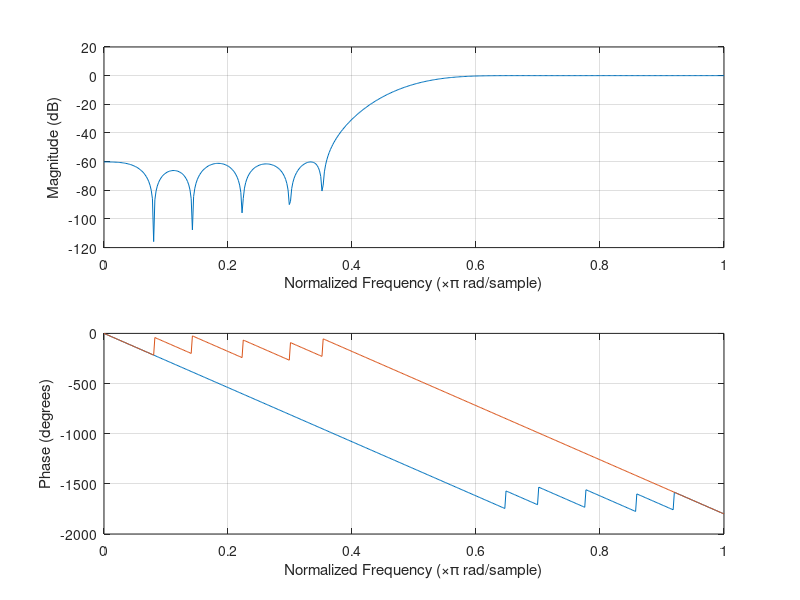

This chart was generated by the following MATLAB code: (Note: this script raises an error after producing the figure.)
clear all;

T=1; w = pi/100;
t=[0:T:1023];
xsig=cos(w*t/T) + 1.5*cos(3*w*t/T);
%%

H0 = [-1 0 3 0 -8 0 21 0 -45 0 91 0 -191 0 643 1024 643 0 -191 0 91 0 -45 0 21 0 -8 0 3 0 -1];
H0 = [H0; [2048 zeros(1,30)]];
H1 = H0; H1(1,16) = -1024;
figure;
freqz(H0(1,:),H0(2,:));
hold on;
freqz(H1(1,:),H1(2,:));
ysigs=polyphase_tx(xsig, H0, H1);

F0 = H0;
F1 = H1;
%F1(1,:) = -F1(1,:);
wsig = polyphase_rx(ysigs, F0, F1);

figure;
TZ = dfilt.parallel(dfilt.cascade(dfilt.df1(H0(1,:),H0(2,:)), dfilt.df1(F0(1,:),F0(2,:))), dfilt.cascade(dfilt.df1(H1(1,:),H1(2,:)), dfilt.df1(F1(1,:),F1(2,:))));
[p, q] = TZ.tf;
freqz(p,q*2);


%%
figure;

Lsig=length(xsig);
Lfft=2^ceil(log2(Lsig)+1);
Fmax=1;
Faxis=linspace(-Fmax,Fmax,Lfft);
Xsig=fftshift(fft(xsig,Lfft)) / Lsig;
plot(Faxis,abs(Xsig));
hold on;

Ysig1=fftshift(fft(ysigs(1,:),128))/length(ysigs(1,:));
plot(linspace(-Fmax,Fmax,128),abs(Ysig1)/1,'r--');
hold on;

Ysig2=fftshift(fft(ysigs(2,:),128))/length(ysigs(2,:));
plot(linspace(-Fmax,Fmax,128),abs(Ysig2)/1,'g--');
hold off;

figure;
plot(Faxis,abs(Xsig),'k-');
hold on;
Wsig=fftshift(fft(wsig,Lfft))/length(wsig);
plot(Faxis,abs(Wsig),'r--');
hold off;

%%
figure;
plot(t,xsig,'k',t,wsig,'r--');
